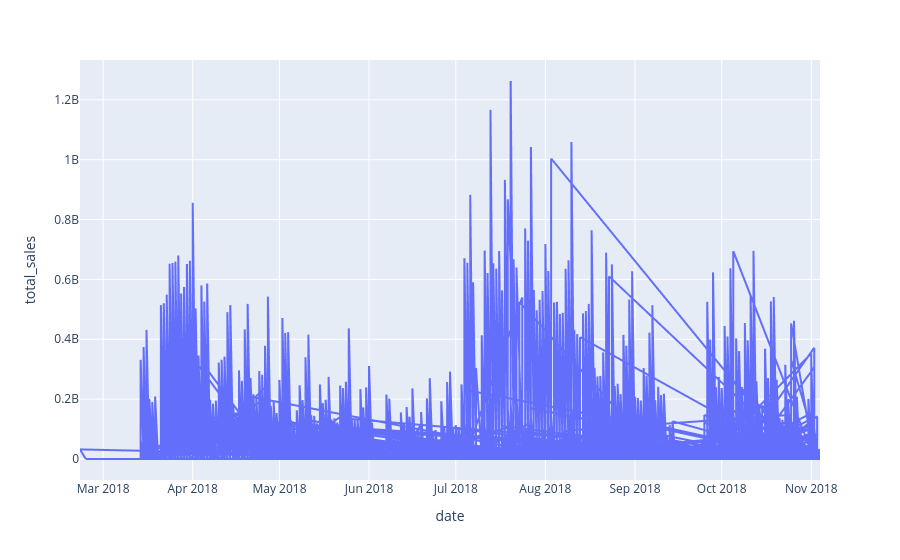

Notebook code cell kept with this figure:
### Code cell
import plotly.express as px
fig = px.line(cine, x="date", y="total_sales")
fig.show()

### Figure 1 — Plotly figure (JSON) as saved in the notebook; plotly's stock layout.template omitted (floating-point values rounded to 4 significant figures; data arrays with more than 128 entries replaced by an {"elided": "..."} marker saying what was removed)
{"data": [{"hovertemplate": "date=%{x}<br>total_sales=%{y}<extra></extra>", "legendgroup": "", "line": {"color": "#636efa", "dash": "solid"}, "marker": {"symbol": "circle"}, "mode": "lines", "name": "", "showlegend": false, "type": "scattergl", "x": {"elided": "142524 str values"}, "xaxis": "x", "y": {"elided": "142524 int values"}, "yaxis": "y"}], "layout": {"legend": {"tracegroupgap": 0}, "margin": {"t": 60}, "xaxis": {"anchor": "y", "domain": [0, 1], "title": {"text": "date"}}, "yaxis": {"anchor": "x", "domain": [0, 1], "title": {"text": "total_sales"}}}}
